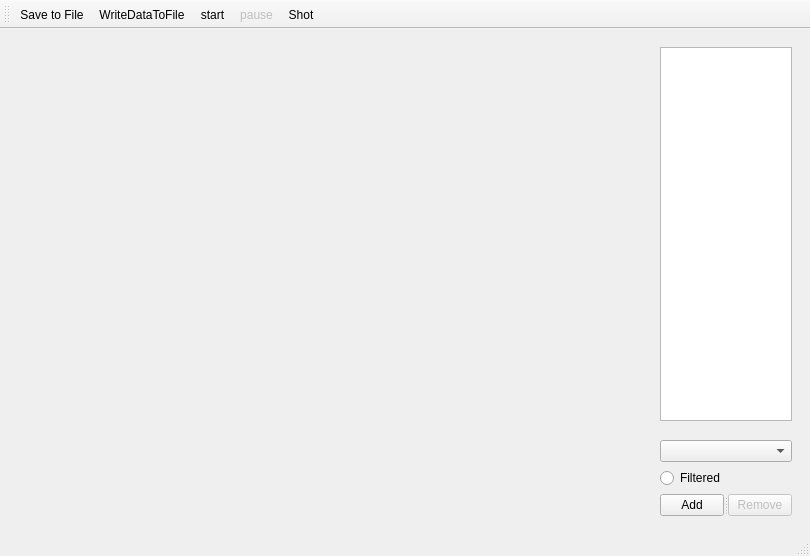
<?xml version="1.0" encoding="UTF-8"?>
<ui version="4.0">
 <class>GraphWindow</class>
 <widget class="QMainWindow" name="GraphWindow">
  <property name="geometry">
   <rect>
    <x>0</x>
    <y>0</y>
    <width>810</width>
    <height>556</height>
   </rect>
  </property>
  <property name="windowTitle">
   <string>MainWindow</string>
  </property>
  <widget class="QWidget" name="centralwidget">
   <layout class="QGridLayout" name="gridLayout">
    <item row="0" column="0">
     <widget class="QCustomPlot" name="customPlot" native="true">
      <property name="sizePolicy">
       <sizepolicy hsizetype="Expanding" vsizetype="Preferred">
        <horstretch>0</horstretch>
        <verstretch>0</verstretch>
       </sizepolicy>
      </property>
      <property name="minimumSize">
       <size>
        <width>300</width>
        <height>300</height>
       </size>
      </property>
     </widget>
    </item>
    <item row="0" column="1">
     <widget class="QWidget" name="widget" native="true">
      <property name="sizePolicy">
       <sizepolicy hsizetype="Fixed" vsizetype="Expanding">
        <horstretch>0</horstretch>
        <verstretch>0</verstretch>
       </sizepolicy>
      </property>
      <property name="minimumSize">
       <size>
        <width>150</width>
        <height>300</height>
       </size>
      </property>
      <property name="maximumSize">
       <size>
        <width>150</width>
        <height>16777215</height>
       </size>
      </property>
      <layout class="QVBoxLayout" name="verticalLayout">
       <property name="sizeConstraint">
        <enum>QLayout::SetDefaultConstraint</enum>
       </property>
       <item>
        <widget class="QListWidget" name="tableGraphics">
         <property name="editTriggers">
          <set>QAbstractItemView::NoEditTriggers</set>
         </property>
        </widget>
       </item>
       <item>
        <spacer name="verticalSpacer">
         <property name="orientation">
          <enum>Qt::Vertical</enum>
         </property>
         <property name="sizeType">
          <enum>QSizePolicy::Minimum</enum>
         </property>
         <property name="sizeHint" stdset="0">
          <size>
           <width>13</width>
           <height>13</height>
          </size>
         </property>
        </spacer>
       </item>
       <item>
        <widget class="QComboBox" name="cb_data">
         <property name="maxCount">
          <number>60</number>
         </property>
        </widget>
       </item>
       <item>
        <widget class="QRadioButton" name="fb_filtered">
         <property name="text">
          <string>Filtered</string>
         </property>
        </widget>
       </item>
       <item>
        <widget class="QSplitter" name="splitter_2">
         <property name="orientation">
          <enum>Qt::Horizontal</enum>
         </property>
         <widget class="QPushButton" name="pb_add">
          <property name="text">
           <string>Add</string>
          </property>
         </widget>
         <widget class="QPushButton" name="pb_remove">
          <property name="enabled">
           <bool>false</bool>
          </property>
          <property name="text">
           <string>Remove</string>
          </property>
         </widget>
        </widget>
       </item>
      </layout>
     </widget>
    </item>
   </layout>
  </widget>
  <widget class="QMenuBar" name="menubar">
   <property name="geometry">
    <rect>
     <x>0</x>
     <y>0</y>
     <width>810</width>
     <height>25</height>
    </rect>
   </property>
  </widget>
  <widget class="QStatusBar" name="statusBar"/>
  <widget class="QToolBar" name="toolBar">
   <property name="windowTitle">
    <string>toolBar</string>
   </property>
   <attribute name="toolBarArea">
    <enum>TopToolBarArea</enum>
   </attribute>
   <attribute name="toolBarBreak">
    <bool>false</bool>
   </attribute>
   <addaction name="actionSave_to_File"/>
   <addaction name="actionWriteDataToFile"/>
   <addaction name="actionStart"/>
   <addaction name="actionPause"/>
   <addaction name="actionShot"/>
  </widget>
  <action name="actionShot">
   <property name="icon">
    <iconset resource="../T10_Server3.qrc">
     <normaloff>:/resources/icons/fit.png</normaloff>:/resources/icons/fit.png</iconset>
   </property>
   <property name="text">
    <string>Shot</string>
   </property>
   <property name="toolTip">
    <string>Make screenshot</string>
   </property>
   <property name="shortcut">
    <string>Ctrl+H</string>
   </property>
  </action>
  <action name="actionStart">
   <property name="checkable">
    <bool>true</bool>
   </property>
   <property name="icon">
    <iconset resource="../T10_Server3.qrc">
     <normaloff>:/resources/icons/play.png</normaloff>:/resources/icons/play.png</iconset>
   </property>
   <property name="text">
    <string>start</string>
   </property>
   <property name="toolTip">
    <string>start</string>
   </property>
   <property name="shortcut">
    <string>Ctrl+S</string>
   </property>
  </action>
  <action name="actionPause">
   <property name="enabled">
    <bool>false</bool>
   </property>
   <property name="icon">
    <iconset resource="../T10_Server3.qrc">
     <normaloff>:/resources/icons/pause.png</normaloff>:/resources/icons/pause.png</iconset>
   </property>
   <property name="text">
    <string>pause</string>
   </property>
   <property name="toolTip">
    <string>pause</string>
   </property>
   <property name="shortcut">
    <string>Ctrl+P</string>
   </property>
  </action>
  <action name="actionWriteDataToFile">
   <property name="checkable">
    <bool>true</bool>
   </property>
   <property name="icon">
    <iconset resource="../T10_Server3.qrc">
     <normaloff>:/resources/icons/shift.png</normaloff>:/resources/icons/shift.png</iconset>
   </property>
   <property name="text">
    <string>WriteDataToFile</string>
   </property>
   <property name="toolTip">
    <string>start save data</string>
   </property>
  </action>
  <action name="actionSave_to_File">
   <property name="icon">
    <iconset resource="../T10_Server3.qrc">
     <normaloff>:/resources/icons/save.png</normaloff>:/resources/icons/save.png</iconset>
   </property>
   <property name="text">
    <string>Save to File</string>
   </property>
   <property name="toolTip">
    <string>save data</string>
   </property>
  </action>
 </widget>
 <customwidgets>
  <customwidget>
   <class>QCustomPlot</class>
   <extends>QWidget</extends>
   <header>qCustomPlot/qcustomplot.h</header>
   <container>1</container>
  </customwidget>
 </customwidgets>
 <resources>
  <include location="../T10_Server3.qrc"/>
 </resources>
 <connections/>
</ui>
